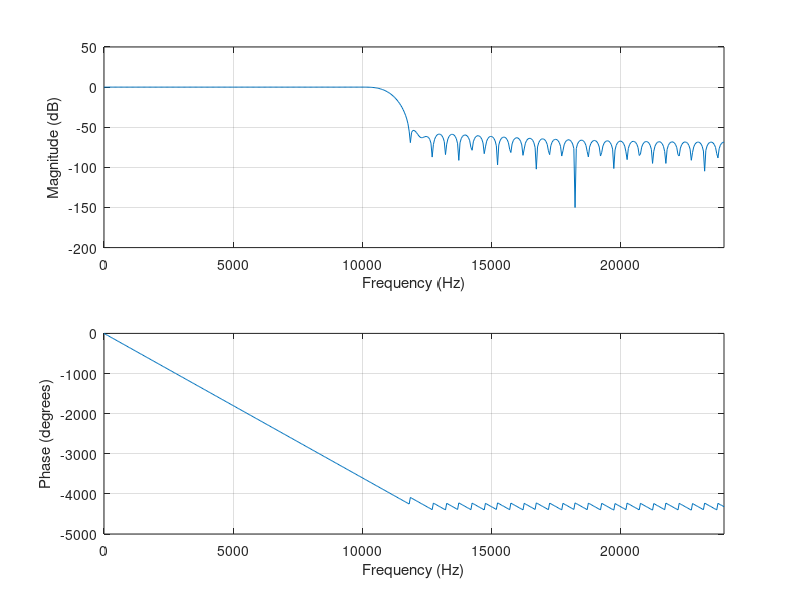

MATLAB code to generate this figure:
clear all
close all
clc

pkg load signal;
output_precision(16);

% Design a lowpass FIR filter to attenuate freqs above fs/4 
fs = 48000;
fc = 11000;
fc_norm = fc/(fs/2);
b = fir1(96,fc_norm);
freqz(b,1,512,fs);

% Reverse order of coeffs (needed for CMSIS DSP)
coeffs = fliplr(b);

% Format coeffs to C++ std::array
vname = 'fir_coeffs';
vtype = 'float';
N = length(coeffs);
fmt=['std::array<%s, %d> %s{' repmat('%.16f,',1,numel(coeffs)-1) '%.16f}'];
c_code=sprintf(fmt,vtype,N,vname,coeffs)
